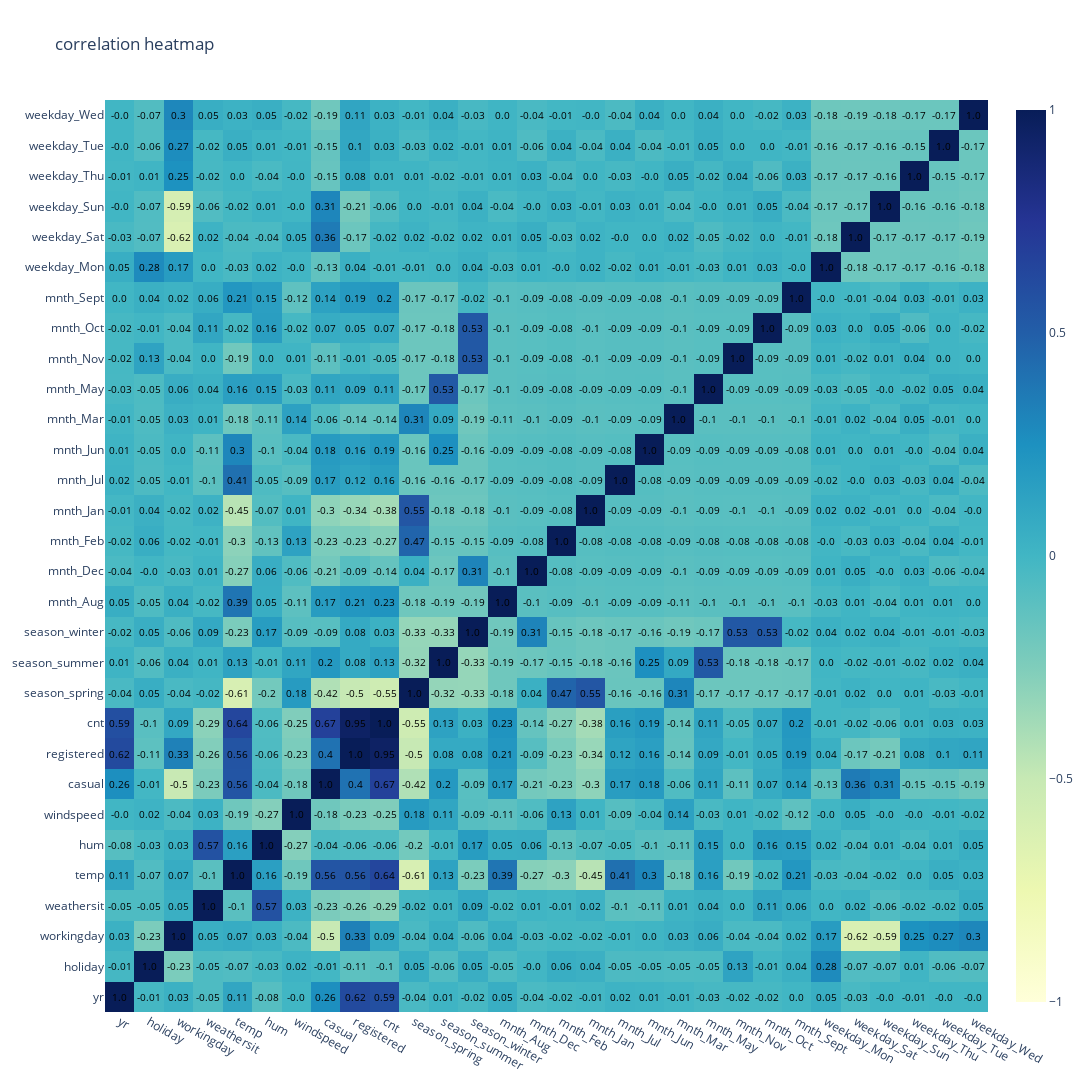

This figure's notebook cell:
### Code cell
import plotly.graph_objects as go

corr= df_train.corr()

fig= go.Figure(data=go.Heatmap(z=corr.values,y=corr.columns,x=corr.columns,colorscale="YlGnBu",zmin=-1,zmax=1))

annotations=[]
for i in range(len(corr)):
    for j in range(len(corr)):
        annotations.append(dict(x=corr.columns[j],y=corr.columns[i],text=str(round(corr.values[i][j],2)),showarrow=False,font=dict(color="black",size=10)))

fig.update_layout(width=1100,height=1300,annotations=annotations,title="correlation heatmap")
fig.show()
